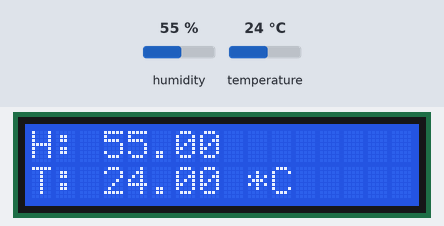
Bench run of a sketch on a simulated Arduino Uno, built with avr-gcc and run on an emulated ATmega328P. Parts: 16×2 character LCD. Inputs (shaded band) come from the test bench; at power-on: humidity 55 %, temperature 24 °C.

Above: at 2.7 s.
2.8 s: humidity set to 22 %
At 4.6 s:
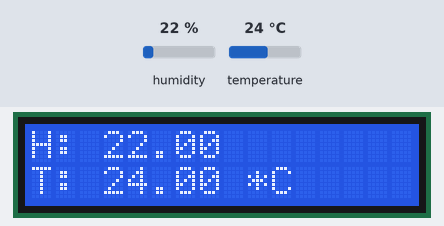
5.8 s: temperature set to 12 °C
At 6.6 s:
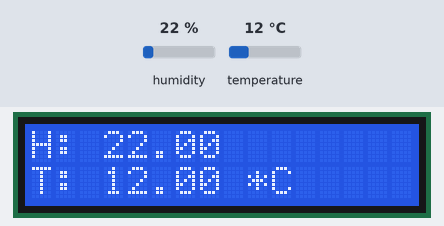
8.8 s: humidity set to 40 %
At 11.4 s:
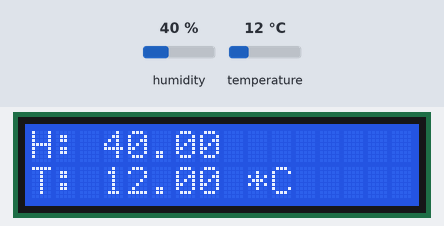
11.8 s: temperature set to 19 °C
At 13.6 s:
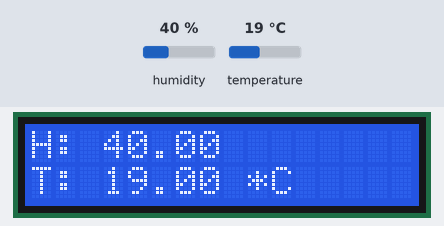
Timing chart, 0 to 15.1 s (numbered marks = the images above; inputs shaded):
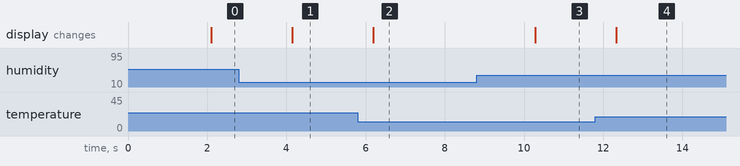

The sketch:

dht.ino
```cpp
#include "DHT.h"
#define DHTPIN 2
#define DHTTYPE DHT11

DHT dht(DHTPIN, DHTTYPE);
#include <Wire.h>
#include <LiquidCrystal_I2C.h>

LiquidCrystal_I2C lcd(0x27,16,2);


void setup() {
  lcd.init();
  lcd.backlight();

  dht.begin();
}

void loop() {

  delay(2000);
  float h = dht.readHumidity();
  float t = dht.readTemperature();
  float f = dht.readTemperature(true);
  float hif = dht.computeHeatIndex(f, h);
  float hic = dht.computeHeatIndex(t, h, false);

  lcd.setCursor(0,0);
  lcd.print("H: ");
  lcd.print(h);
  lcd.setCursor(0,1);
  lcd.print("T: ");
  lcd.print(t);
  lcd.print(" *C ");
}
```

Measured:
- after the input at 2.8 s, the display: changes after 1.4 s (image 1)
- after the input at 5.8 s, the display: changes after 0.40 s (image 2)
- after the input at 8.8 s, the display: changes after 1.5 s (image 3)
- after the input at 11.8 s, the display: changes after 0.53 s (image 4)
